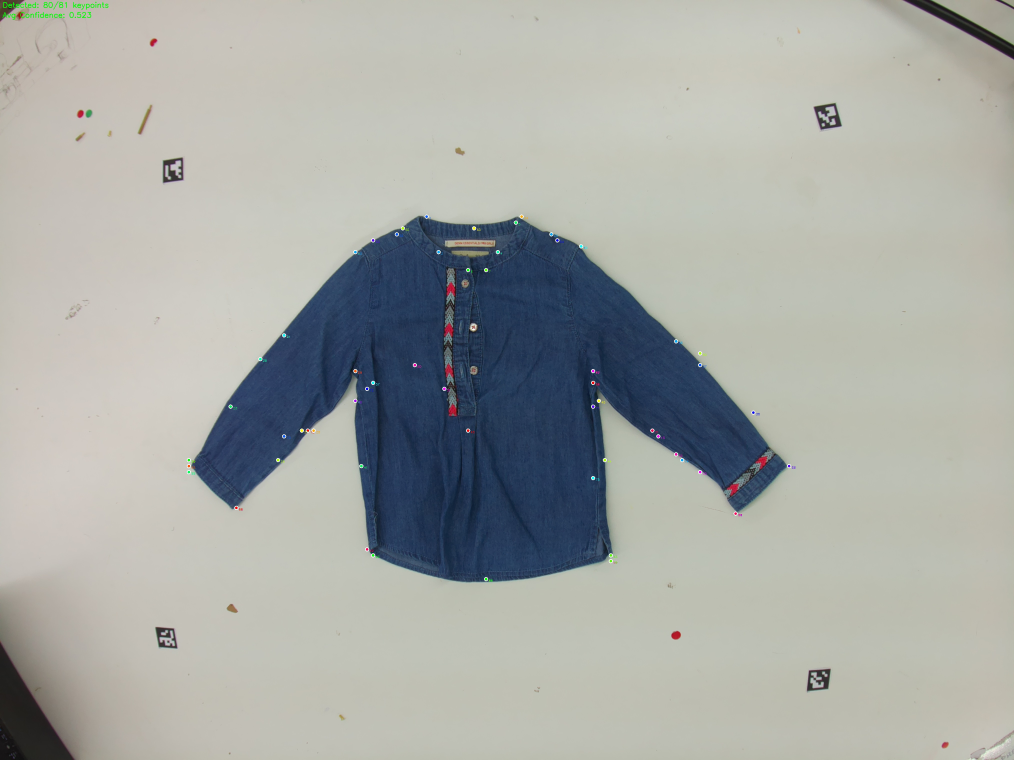
#> input picture ai_withllm/shirt.jpg, 4056 x 3040 px, found by its file name (shown at 1/4 size)
$ python garment_measurement_production.py -i shirt.jpg
#> lines starting #> are read from the running program, lines starting #| are printed output that depends on the picture; after the words box and inside, x2 and y2 are one past the last pixel; in counts of white or black regions, pixels touching at a corner belong together
### ai_mesurement/ruler_detection_smart.py
"""
Smart Ruler Detection - Hybrid CV + Simple ML approach
Solves the marking/text problem without heavy models
"""

import cv2
import numpy as np
from typing import Dict, List, Tuple, Optional
from scipy import stats


class SmartRulerDetector:
    """
    Intelligent ruler detection using multiple CV techniques
    No heavy ML models required - uses geometric and edge-based methods
    """

    def __init__(self, known_length_cm: float = 31.0, debug: bool = False):
#> in measure, image is the input picture: shape (3040, 4056, 3); mean B, G, R 165.5, 169.9, 167.2
#| Image size: 4056x3040 pixels
        self.known_length_cm = known_length_cm
        self.debug = debug

    def detect_ruler(self, image: np.ndarray) -> Dict:
        """
        Detect ruler using multi-strategy approach

        Strategies:
        1. Edge-based detection (Hough Lines)
        2. Color blob + shape analysis
        3. Geometric validation
        """
        print(f"🔍 Detecting ruler using smart CV methods...")

        # Try multiple strategies
        candidates = []

        # Strategy 1: Hough Line Transform for straight edges
        ruler_lines = self._detect_ruler_by_edges(image)
        if ruler_lines:
            candidates.append(('hough_lines', ruler_lines))

        # Strategy 2: Color segmentation + morphology (improved)
        ruler_color = self._detect_ruler_by_color_improved(image)
        if ruler_color:
            candidates.append(('color_morphology', ruler_color))

        # Strategy 3: Texture + elongation analysis
        ruler_texture = self._detect_ruler_by_texture(image)
        if ruler_texture:
            candidates.append(('texture', ruler_texture))

        if not candidates:
            raise ValueError("No ruler detected using any strategy")

        # Score and select best candidate
        best_candidate = self._select_best_ruler(candidates, image)

        if self.debug:
            self._visualize_detection(image, best_candidate)

        return best_candidate

    def _detect_ruler_by_edges(self, image: np.ndarray) -> Optional[Dict]:
        """Detect ruler using edge detection + Hough Lines"""

        # Convert to grayscale
        gray = cv2.cvtColor(image, cv2.COLOR_BGR2GRAY)

        # Strong edge detection
        edges = cv2.Canny(gray, 50, 150, apertureSize=3)
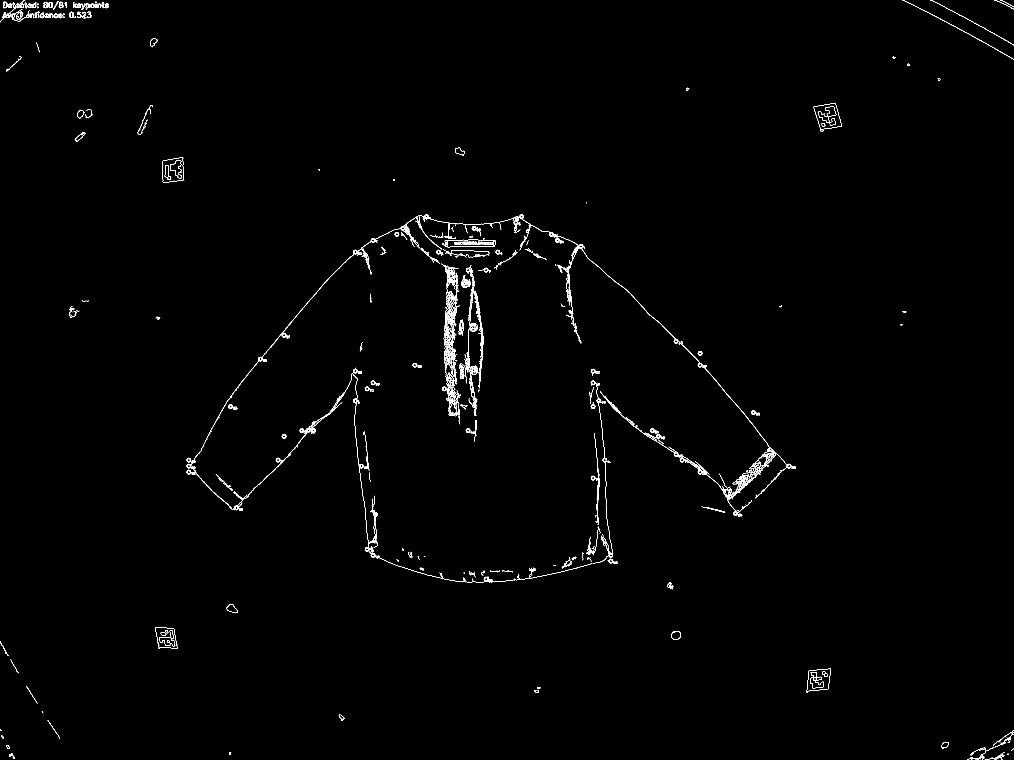
#> edges: shape (3040, 4056) (shown at 1/4 size); 0.46% white in thin lines or dots

        # Morphological operations to connect edges
        kernel = cv2.getStructuringElement(cv2.MORPH_RECT, (5, 5))
        edges = cv2.dilate(edges, kernel, iterations=1)
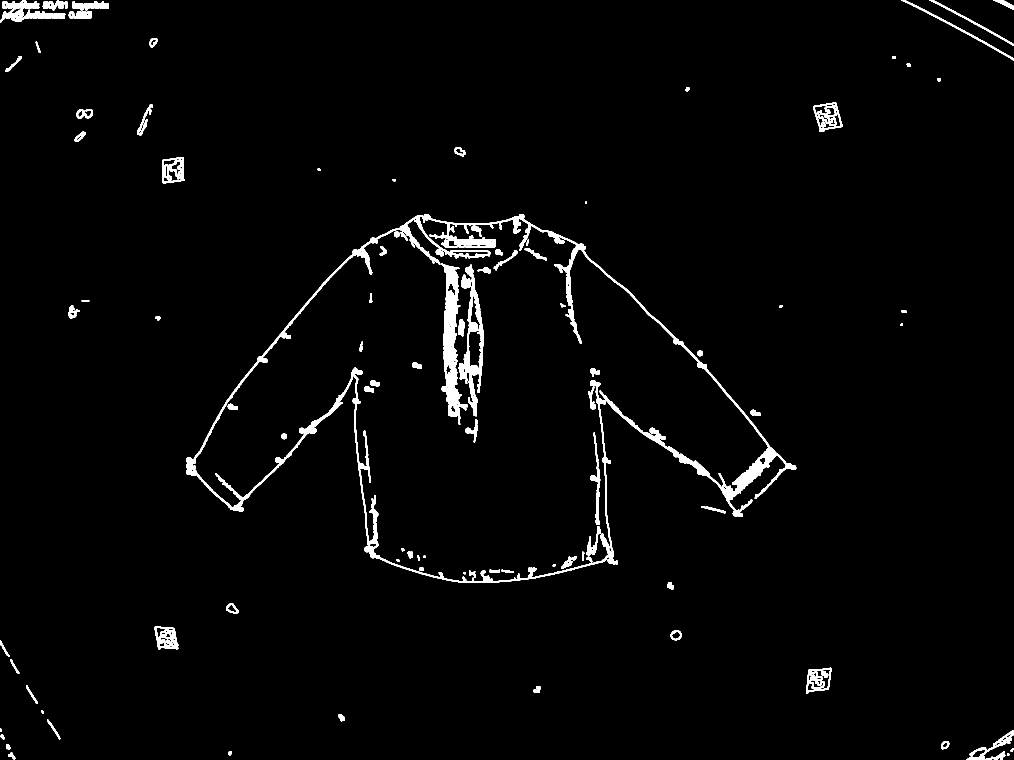
#> edges: shape (3040, 4056) (shown at 1/4 size); 2% white; 116 white regions, largest, box (x1, y1, x2, y2) and area: (744, 856, 3185, 2331) 111592, (1763, 1052, 1871, 1699) 26545, (1834, 1059, 1936, 1665) 16720

        # Detect lines using Hough Transform
        lines = cv2.HoughLinesP(
            edges,
            rho=1,
            theta=np.pi/180,
            threshold=100,
            minLineLength=500,  # At least 500 pixels long
            maxLineGap=50
        )
#> lines = 29 rows, first 6: [2354, 1569, 2995, 2018], [2354, 1566, 2998, 2017], [2354, 1568, 2997, 2018], [1781, 1059, 1837, 1698], [2477, 1657, 2995, 2020], [2354, 1570, 2995, 2019]

        if lines is None:
            return None

        # Filter for very long, straight lines (likely ruler edges)
        ruler_candidates = []

        for line in lines:
            x1, y1, x2, y2 = line[0]
            length = np.sqrt((x2-x1)**2 + (y2-y1)**2)

            # Calculate angle (should be close to 0° or 90°)
            angle = np.abs(np.arctan2(y2-y1, x2-x1) * 180 / np.pi)

            # Ruler should be horizontal or vertical
            is_horizontal = angle < 10 or angle > 170
            is_vertical = 80 < angle < 100

            if (is_horizontal or is_vertical) and length > 1000:
                ruler_candidates.append({
                    'line': (x1, y1, x2, y2),
                    'length': length,
                    'angle': angle,
                    'orientation': 'horizontal' if is_horizontal else 'vertical'
                })
#> this loop made 29 passes
#> (x1, y1, x2, y2, length, angle, is_vertical) on passes 1 to 8: (2354, 1569, 2995, 2018, 782.6, 35.01, False), (2354, 1566, 2998, 2017, 786.2, 35, False), (2354, 1568, 2997, 2018, 784.8, 34.99, False), (1781, 1059, 1837, 1698, 641.4, 84.99, True), (2477, 1657, 2995, 2020, 632.5, 35.02, False), (2354, 1570, 2995, 2019, 782.6, 35.01, False), (2480, 1660, 2994, 2020, 627.5, 35.01, False), (1768, 885, 1839, 1698, 816.1, 85.01, True)
#> after the loop, ruler_candidates = []

        if not ruler_candidates:
            return None

        # Get longest line
        best = max(ruler_candidates, key=lambda x: x['length'])

        return {
            'method': 'hough_lines',
            'bbox': self._line_to_bbox(best['line'], image.shape),
            'length_pixels': best['length'],
            'pixels_per_cm': best['length'] / self.known_length_cm,
            'orientation': best['orientation'],
            'confidence': min(0.9, best['length'] / 2000)  # Higher confidence for longer lines
        }

    def _detect_ruler_by_color_improved(self, image: np.ndarray) -> Optional[Dict]:
        """
        Improved color-based detection
        Uses LAB color space + intelligent morphology
        """

        # Convert to LAB (better for green detection)
        lab = cv2.cvtColor(image, cv2.COLOR_BGR2LAB)
#> lab: shape (3040, 4056, 3); mean of channels 0, 1, 2 175.2, 126.8, 129.4
        l, a, b = cv2.split(lab)
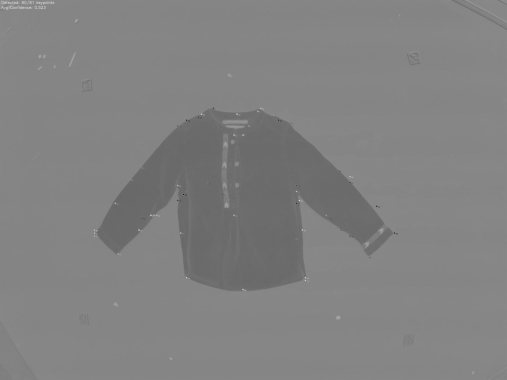
#> b: shape (3040, 4056) (shown at 1/8 size); min 20, max 223, mean 129.4

        # Green objects have negative 'a' channel values
        green_mask = (a < 120).astype(np.uint8) * 255
#> green_mask: shape (3040, 4056); 0.29% white; 632 white regions (403 under 20 px), largest, box (x1, y1, x2, y2) and area: (3721, 0, 4056, 183) 2911, (3000, 1867, 3151, 2014) 1488, (11, 7, 61, 33) 831

        # Also try HSV
        hsv = cv2.cvtColor(image, cv2.COLOR_BGR2HSV)
#> hsv: shape (3040, 4056, 3); mean H, S, V 42.5, 36, 175.9
        lower_green = np.array([30, 20, 20])
        upper_green = np.array([90, 255, 255])
        hsv_mask = cv2.inRange(hsv, lower_green, upper_green)
#> hsv_mask: shape (3040, 4056); 1.2% white; 1510 white regions (901 under 20 px), largest, box (x1, y1, x2, y2) and area: (2394, 1585, 2522, 2238) 18482, (2325, 980, 2833, 1463) 12667, (2819, 1462, 3162, 1865) 11897

        # Combine both masks
        combined_mask = cv2.bitwise_or(green_mask, hsv_mask)
#> combined_mask: shape (3040, 4056); 1.2% white; 1500 white regions (889 under 20 px), largest, box (x1, y1, x2, y2) and area: (2394, 1585, 2522, 2238) 18486, (2325, 980, 2833, 1463) 12786, (2819, 1462, 3162, 1865) 11910

        # Aggressive morphology to connect ruler parts
        # Use directional kernels
        kernel_h = cv2.getStructuringElement(cv2.MORPH_RECT, (50, 1))
        kernel_v = cv2.getStructuringElement(cv2.MORPH_RECT, (1, 50))

        mask_h = cv2.morphologyEx(combined_mask, cv2.MORPH_CLOSE, kernel_h, iterations=2)
#> mask_h: shape (3040, 4056); 2.5% white; 470 white regions (166 under 20 px), largest, box (x1, y1, x2, y2) and area: (1607, 861, 3265, 1865) 61022, (1474, 1562, 2721, 2338) 44342, (3596, 0, 4056, 216) 36659
        mask_v = cv2.morphologyEx(combined_mask, cv2.MORPH_CLOSE, kernel_v, iterations=2)
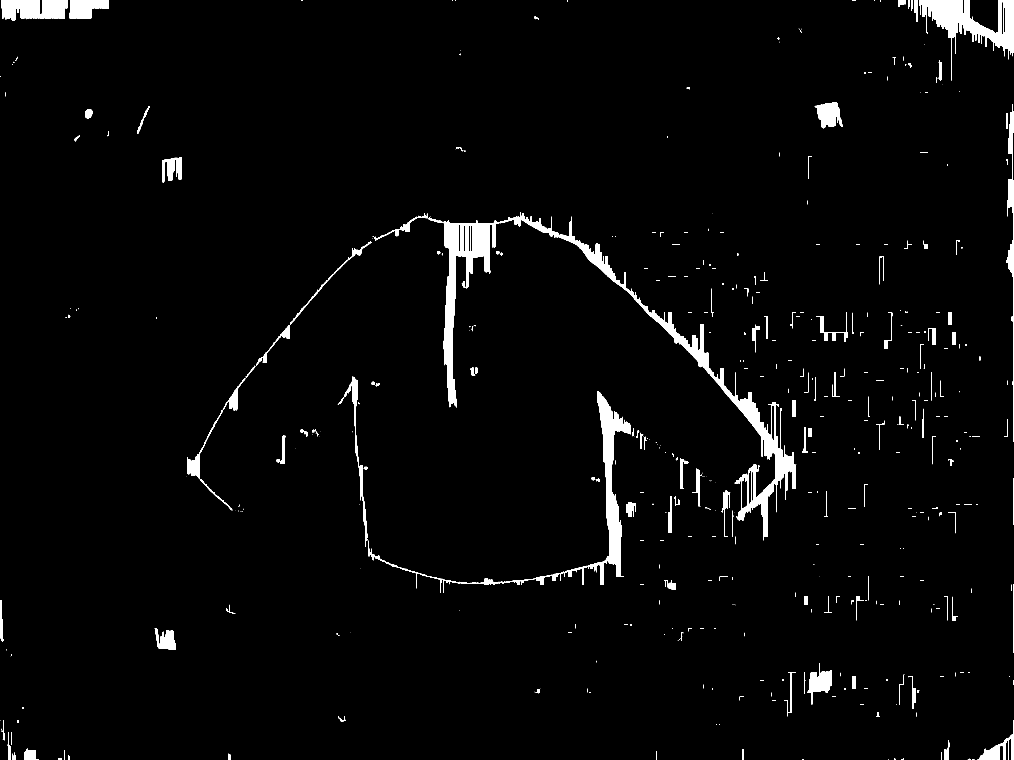
#> mask_v: shape (3040, 4056) (shown at 1/4 size); 2.6% white; 518 white regions (201 under 20 px), largest, box (x1, y1, x2, y2) and area: (2084, 852, 3185, 2161) 66720, (1722, 850, 2084, 1630) 41942, (1501, 1564, 2522, 2370) 40216

        # Combine both
        connected_mask = cv2.bitwise_or(mask_h, mask_v)
#> connected_mask: shape (3040, 4056); 3.6% white; 341 white regions (164 under 20 px)

        # Find contours
        contours, _ = cv2.findContours(connected_mask, cv2.RETR_EXTERNAL, cv2.CHAIN_APPROX_SIMPLE)
#> contours = 338 contours, 193 with area under 20; largest, box (x1, y1, x2, y2) and area: (1490, 848, 3265, 2177) 197310, (1351, 1505, 2721, 2370) 73258, (3594, 0, 4056, 330) 52671, (0, 0, 437, 83) 29091, (3041, 2652, 3473, 2865) 20321
#> (the rest of the program and of its run is left out)
